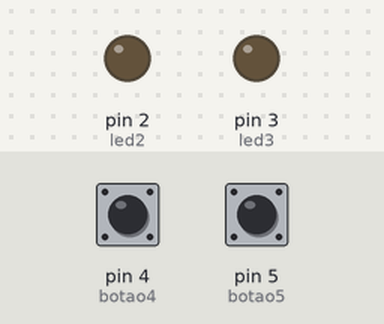
The sketch below on a simulated Arduino Uno, built with avr-gcc and run on an emulated ATmega328P. Parts: output pins drawn as LEDs (lit = HIGH). The test bench sets the inputs (shaded band); at power-on: pin 4 (botao4) HIGH, pin 5 (botao5) LOW.

Above: at 1.2 s.
1.3 s: pin 4 (botao4) pulled LOW for 0.15 s
At 1.37 s:
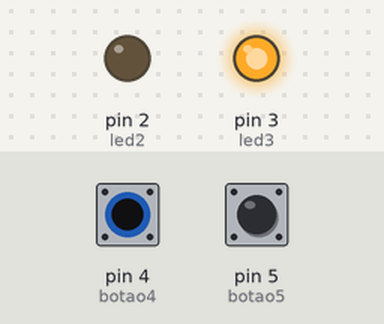
2.9 s: pin 5 (botao5) pulled HIGH for 0.15 s
At 2.97 s:
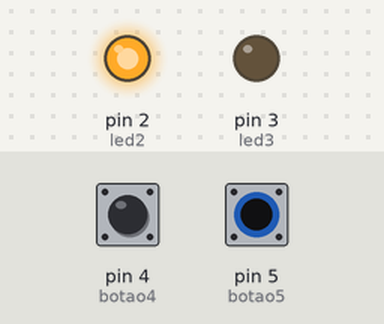
4.5 s: pin 5 (botao5) pulled HIGH for 3.2 s
At 8.9 s:
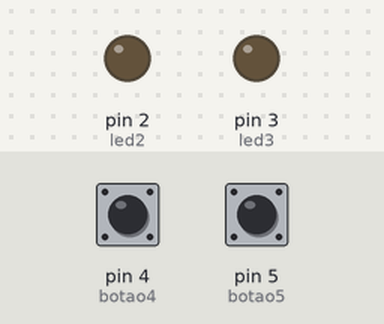
9.2 s: pin 4 (botao4) pulled LOW for 3.2 s
At 10.2 s:
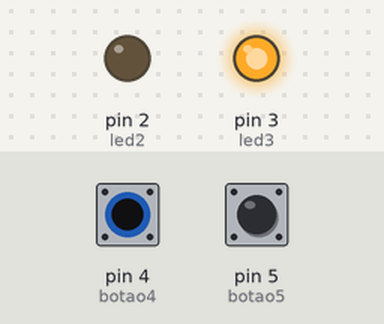
13.9 s: pin 4 (botao4) driven LOW and pin 5 (botao5) driven HIGH
At 15.0 s:
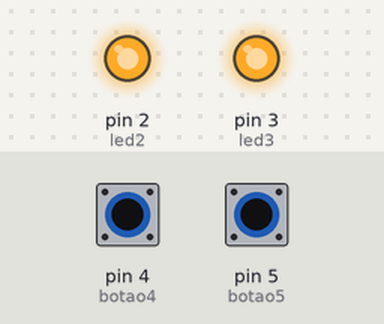
Timing chart, 0 to 16.4 s (numbered marks = the images above; inputs shaded):
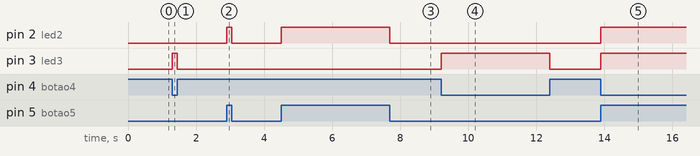

Measured:
- after the input at 1.3 s, pin 3 (led3): LOW → HIGH at once, → LOW 0.15 s later
- after the input at 2.9 s, pin 2 (led2): LOW → HIGH at once, → LOW 0.15 s later
- after the input at 4.5 s, pin 2 (led2): LOW → HIGH at once, → LOW 3.2 s later
- after the input at 9.2 s, pin 3 (led3): LOW → HIGH at once, → LOW 3.2 s later
- after the input at 13.9 s, pin 2 (led2), pin 3 (led3): LOW → HIGH at once

The sketch:

codigo.ino
```cpp
const int led2 = 2;
const int led3 = 3;
const int botao4 = 4;
const int botao5 = 5;

int var1;
int var2;

void setup()
{
  pinMode(led2,OUTPUT);
  pinMode(led3,OUTPUT);
  pinMode(botao4,INPUT);
  pinMode(botao5,INPUT);
}

void loop()
{
  var2 = digitalRead(botao4);
  var1 = digitalRead(botao5);

  if(var1) {
       digitalWrite(led2, HIGH);
  }else{
       digitalWrite(led2, LOW);
  }

  if(!var2) {
       digitalWrite(led3, HIGH);
  }else{
       digitalWrite(led3, LOW);
  }
}
```
